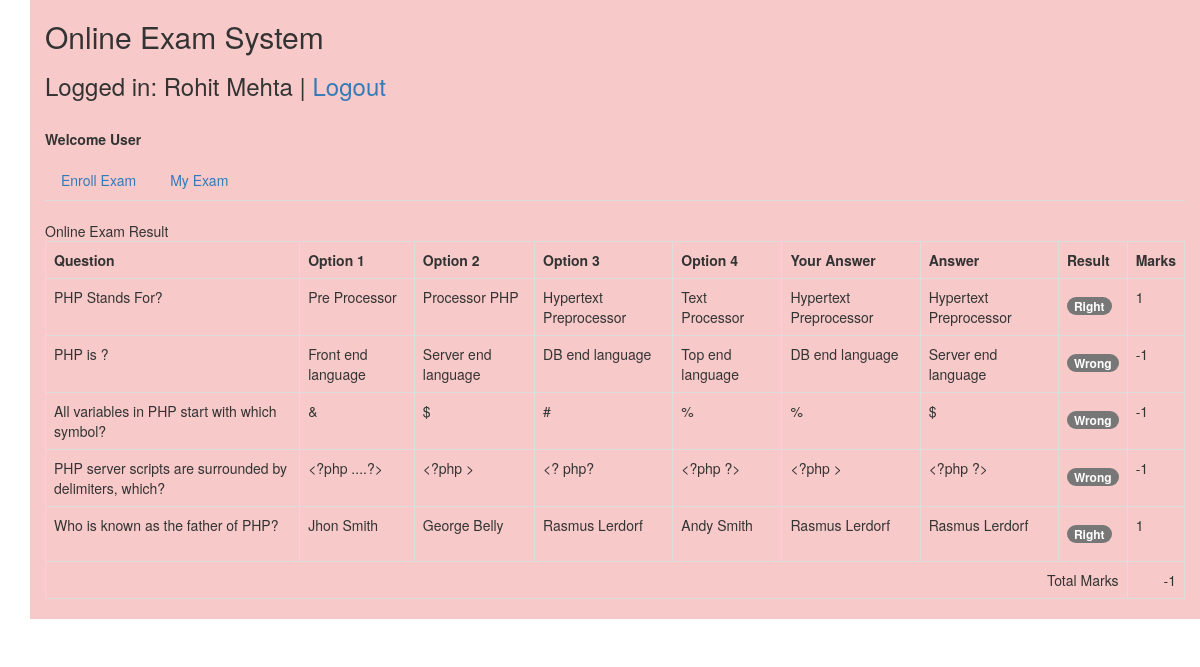
The app's page /view_result.php?exam_id=1 (signed in) with its own data.
### tables this page shows
CREATE TABLE `online_exam_question` (
  `id` int(11) NOT NULL,
  `exam_id` int(11) NOT NULL,
  `question` text NOT NULL,
  `answer` enum('1','2','3','4') NOT NULL
);

CREATE TABLE `online_exam_option` (
  `id` int(11) NOT NULL,
  `question_id` int(11) NOT NULL,
  `option` int(2) NOT NULL,
  `title` varchar(250) NOT NULL
);

CREATE TABLE `online_exam_question_answer` (
  `id` int(11) NOT NULL,
  `user_id` int(11) NOT NULL,
  `exam_id` int(11) NOT NULL,
  `question_id` int(11) NOT NULL,
  `user_answer_option` enum('0','1','2','3','4') NOT NULL,
  `marks` varchar(20) NOT NULL
);

### class/Exam.php (called while the page is built, shortened)
<?php
class Exam {
	private $questionTable = 'online_exam_question';
	private $questionAnswerTable = 'online_exam_question_answer';
	private $optionTable = 'online_exam_option';
	private $conn;
	public function __construct($db){
        $this->conn = $db;
    }
	public function getExamResults () {
		if($this->exam_id) {
			$whereSQL = '';
			if($_SESSION["role"] == 'user') {
				$whereSQL = "AND answer.user_id = '".$_SESSION["userid"]."'";
			}
			$sqlQuery = "
				SELECT answer.question_id, answer.marks, question.question, question.answer, answer.user_answer_option
				FROM ".$this->questionTable." question
				LEFT JOIN ".$this->questionAnswerTable." answer ON answer.question_id = question.id
				WHERE question.exam_id = ? $whereSQL";
			$stmt = $this->conn->prepare($sqlQuery);
			$stmt->bind_param("i", $this->exam_id);
			$stmt->execute();
			$result = $stmt->get_result();
			$records = array();
			while ($examResult = $result->fetch_assoc()) {
				$rows = array();
				$rows['question_id'] = $examResult['question_id'];
				$rows['marks'] = $examResult['marks'];
				$rows['question'] = $examResult['question'];
				$rows['answer'] = $examResult['answer'];
				$rows['user_answer_option'] = $examResult['user_answer_option'];
				$records[] = $rows;
			}
			return $records;
		}
	}
	public function getQuestopnOptions ($questionId) {
		if($questionId) {
			$sqlQuery = "
				SELECT id, question_id, option, title
				FROM ".$this->optionTable." question
				WHERE question_id = '".$questionId."'";
			$stmt = $this->conn->prepare($sqlQuery);
			$stmt->execute();
			$result = $stmt->get_result();
			$records = array();
			while ($option = $result->fetch_assoc()) {
				$rows = array();
				$rows['option'] = $option['option'];
				$rows['title'] = $option['title'];
				$records[] = $rows;
			}
			return $records;
		}
	}
	public function getExamTotalMarks () {
		if($this->exam_id) {
			$sqlQuery = "
				SELECT SUM(marks) as mark
				FROM ".$this->questionAnswerTable."
				WHERE user_id = '".$_SESSION["userid"]."' AND exam_id = '".$this->exam_id."'";
			$stmt = $this->conn->prepare($sqlQuery);
			$stmt->execute();
			$result = $stmt->get_result();
			$records = array();
			while ($marks = $result->fetch_assoc()) {
				$rows = array();
				$rows['mark'] = $marks['mark'];
				$records[] = $rows;
			}
			return $records;
		}
	}
}
?>

### view_result.php (the view, shortened to what this page needs)
<?php
include_once 'class/User.php';
include_once 'class/Exam.php';
$database = new Database();
$db = $database->getConnection();
$exam = new Exam($db);
if(!empty($_GET['exam_id'])) {
	$exam->exam_id = $_GET['exam_id'];
}
include('inc/header.php');
?>
<link rel="stylesheet" href="css/dataTables.bootstrap.min.css" />
<link rel="stylesheet" href="css/TimeCircles.css" />
<?php include('inc/container.php');?>
<div class="container" style="background-color:#F7CAC9;">
	<h2>Online Exam System</h2>
	<?php include('top_menus.php'); ?>
	<br>
<?php
$examResult =  $exam->getExamResults();
?>
	<div class="card">
		<div class="card-header">
			<div class="row">
				<div class="col-md-8">Online Exam Result</div>
			</div>
		</div>
		<div class="card-body">
			<div class="table-responsive">
				<table class="table table-bordered table-hover">
					<tr>
						<th>Question</th>
						<th>Option 1</th>
						<th>Option 2</th>
						<th>Option 3</th>
						<th>Option 4</th>
						<th>Your Answer</th>
						<th>Answer</th>
						<th>Result</th>
						<th>Marks</th>
					</tr>
					<?php
					foreach($examResult as $results) {
						$examResults  = $exam->getQuestopnOptions($results["question_id"]);
						$userAnswer = '';
						$orignalAnswer = '';
						$questionResult = '';
						if($results['marks'] > '0')	{
							$questionResult = '<h4 class="badge badge-success">Right</h4>';
						}
						if($results['marks'] < '0')	{
							$questionResult = '<h4 class="badge badge-danger">Wrong</h4>';
						}
						echo '
						<tr>
							<td>'.$results['question'].'</td>';
						foreach($examResults as $questionOption){
							echo '<td>'.$questionOption["title"].'</td>';
							if($questionOption["option"] == $results['user_answer_option']) {
								$userAnswer = $questionOption['title'];
							}
							if($questionOption['option'] == $results['answer']){
								$orignalAnswer = $questionOption['title'];
							}
						}
						echo '
						<td>'.$userAnswer.'</td>
						<td>'.$orignalAnswer.'</td>
						<td>'.$questionResult.'</td>
						<td>'.$results["marks"].'</td>
					</tr>';
					}
					$marksResult = $exam->getExamTotalMarks();
					foreach($marksResult as $marks){
					?>
					<tr>
						<td colspan="8" align="right">Total Marks</td>
						<td align="right"><?php echo $marks["mark"]; ?></td>
					</tr>
					<?php
					}
					?>
				</table>
			</div>
		</div>
	</div>
</div>
 <?php include('inc/footer.php');?>

### records on screen
online_exam_question: question "PHP Stands For?", online_exam_option.title "Hypertext Preprocessor", shows "Right", online_exam_question_answer.marks "1"
online_exam_option: title "Pre Processor"
online_exam_option: title "Processor PHP"
online_exam_option: title "Hypertext Preprocessor"
online_exam_option: title "Text Processor"
online_exam_question: question "PHP is ?", online_exam_option.title "DB end language", online_exam_option.title "Server end language", shows "Wrong", online_exam_question_answer.marks "-1"
online_exam_option: title "Front end language"
online_exam_option: title "Server end language"
online_exam_option: title "DB end language"
online_exam_option: title "Top end language"
online_exam_question: question "All variables in PHP start with which symbol?", title "&", title "$", title "#", title "%", userAnswer "%", orignalAnswer "$", shows "Wrong", online_exam_question_answer.marks "-1"
online_exam_question: question "PHP server scripts are surrounded by delimiters, which?", online_exam_option.title "<?php >", online_exam_option.title "<?php ?>", shows "Wrong", online_exam_question_answer.marks "-1"
online_exam_option: title "<?php ....?>"
online_exam_option: title "<?php >"
online_exam_option: title "<? php?"
online_exam_option: title "<?php ?>"
online_exam_question: question "Who is known as the father of PHP?", online_exam_option.title "Rasmus Lerdorf", shows "Right", online_exam_question_answer.marks "1"
online_exam_option: title "Jhon Smith"
online_exam_option: title "George Belly"
online_exam_option: title "Rasmus Lerdorf"
online_exam_option: title "Andy Smith"

### other values on screen
$_SESSION["name"] "Rohit Mehta"
$_SESSION["role"] "User"
$marks["mark"] "-1"
